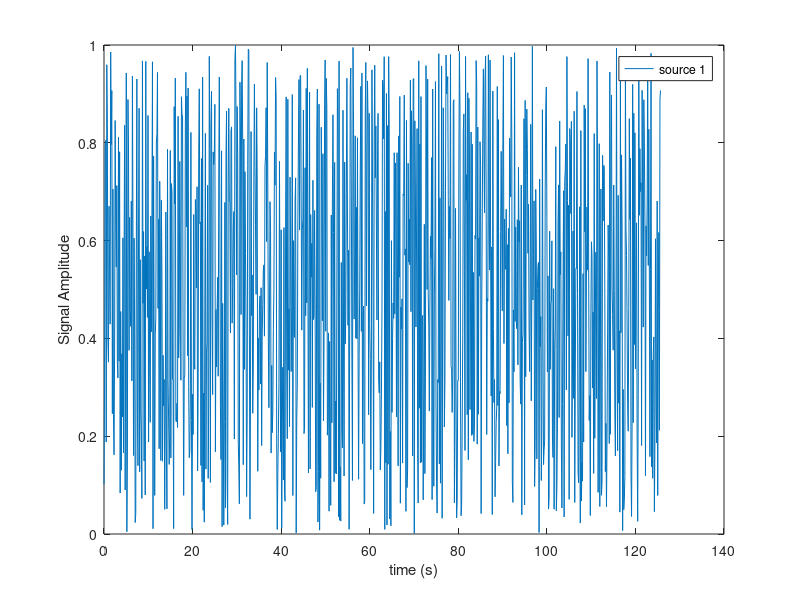
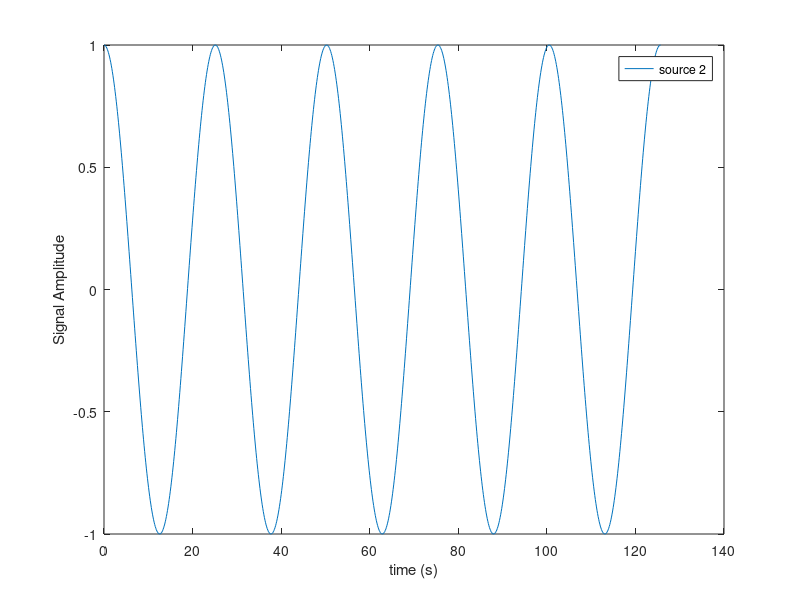
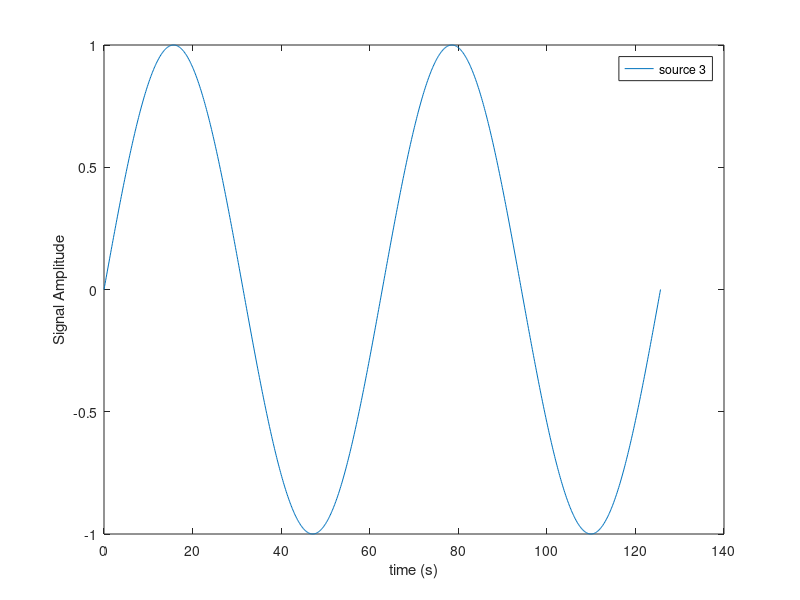
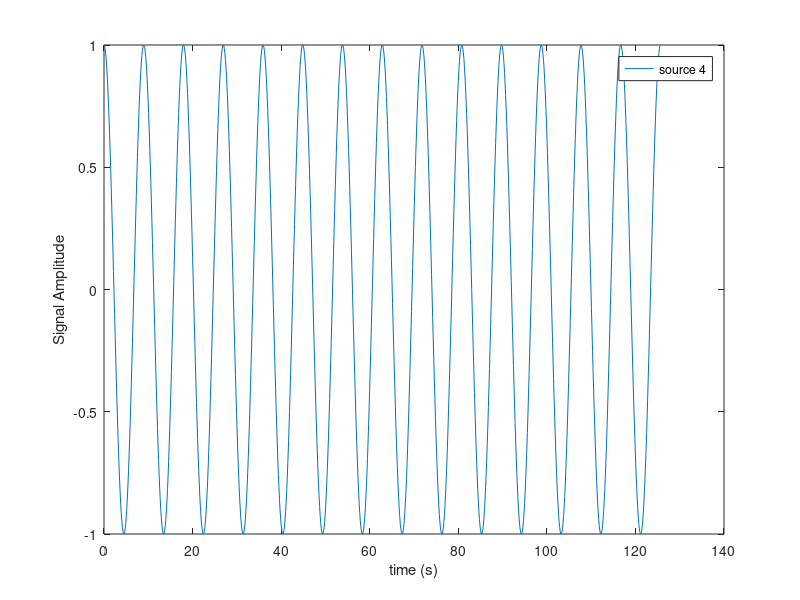

The MATLAB script that drew these images, in order: (Note: this script raises an error after producing the figures.)
clear; close all; clc

% Tick clock
tic

%% Parameters
N = 6;                            %The number of observed mixtures
M = 1000;                         %Sample size, i.e.: number of observations

K = 0.1;                          %Slope of zigzag function
na = 8;                           %Number of zigzag oscillations within sample
ns = 5;                           %Number of alternating step function oscillations within sample

finalTime = 40*pi;                %Final sample time (s)
initialTime = 0;                  %Initial sample time (s)

%% Generating Data for ICA
% Create time vector data
timeVector  = initialTime:(finalTime-initialTime)/(M-1):finalTime;

% Create random, cos, sin and fast cos signal
source1     = rand(1, M);                   
source2     = cos(0.25*timeVector);         
source3     = sin(0.1*timeVector);          
source4     = cos(0.7*timeVector);          

% Ziggsack signal
source5 = zeros(1,M);   
periodSource5 = (finalTime-initialTime)/na; 
for i = 1:M
    source5(i) = K*timeVector(i)-floor(timeVector(i)/periodSource5)*K*periodSource5;
end
source5 = source5 - mean(source5);

% PWM signal
source6 = zeros(1,M);  
periodSource6 = (finalTime-initialTime)/ns/2;
for i = 1:M
    if mod(floor(timeVector(i)/periodSource6),2) == 0
        source6(i) = 1;
    else
        source6(i) = -1;
    end    
end

source6 = source6 - mean(source6);

% Create our source matrix. This matrix is what want to find
S = [source1;source2;source3;source4;source5;source6];

% Create an matrix A that going to mix all signals in S, that we calling X
Amix = rand(N,N);                    
X = Amix*S;                                 

figure
plot(timeVector,source1)                    
xlabel('time (s)')
ylabel('Signal Amplitude') 
legend('source 1')

figure
plot(timeVector,source2)                    
xlabel('time (s)')
ylabel('Signal Amplitude') 
legend('source 2')

figure
plot(timeVector,source3)                    
xlabel('time (s)')
ylabel('Signal Amplitude') 
legend('source 3')

figure
plot(timeVector,source4)                    
xlabel('time (s)')
ylabel('Signal Amplitude') 
legend('source 4')

figure
plot(timeVector,source5)                   
xlabel('time (s)')
ylabel('Signal Amplitude') 
legend('source 5')

figure
plot(timeVector,source6)                    
xlabel('time (s)')
ylabel('Signal Amplitude') 
legend('source 6')

figure
plot(timeVector,X);                      
xlabel('time (s)') 
ylabel('Signal Amplitude')
legend('Observed Mixture 1', 'Observed Mixture 2', 'Observed Mixture 3', 'Observed Mixture 4', 'Observed Mixture 5', 'Observed Mixture 6')

% Use ICA to find S from X
S = ica(X);

figure
plot(timeVector, S(1,:))
xlabel('time (s)') 
ylabel('Signal Amplitude') 
legend('Source Estimation 1')

figure
plot(timeVector, S(2,:))
xlabel('time (s)') 
ylabel('Signal Amplitude') 
legend('Source Estimation 2')

figure
plot(timeVector, S(3,:))
xlabel('time (s)')
ylabel('Signal Amplitude') 
legend('Source Estimation 3')

figure
plot(timeVector, S(4,:))
xlabel('time (s)')
ylabel('Signal Amplitude') 
legend('Source Estimation 4')

figure
plot(timeVector, S(5,:))
xlabel('time (s)')
ylabel('Signal Amplitude') 
legend('Source Estimation 5')

figure
plot(timeVector, S(6,:))
xlabel('time (s)')
ylabel('Signal Amplitude') 
legend('Source Estimation 6')

% End clock time and check the difference how long it took
toc